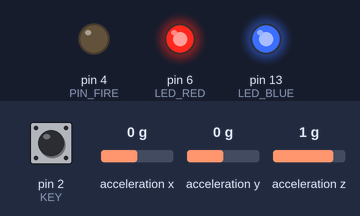
A sketch run on a simulated Arduino Nano, built with avr-gcc and run on an emulated ATmega328P. Shown: output pins drawn as LEDs (lit = HIGH). Wiring (inferred from the names in the program): MPU-6050 motion sensor at I2C address 0x68. Dashed ring = blinking. Inputs (shaded band) come from the test bench; at power-on: pin 2 (KEY) HIGH, acceleration x 0 g, acceleration y 0 g, acceleration z 1 g.

Above: at 0.1 s.
At 2.2 s:
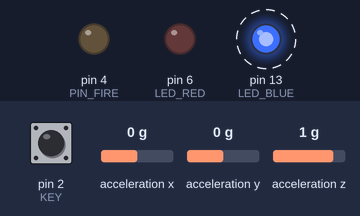
2.3 s: pin 2 (KEY) pulled LOW for 0.15 s
At 4.8 s:
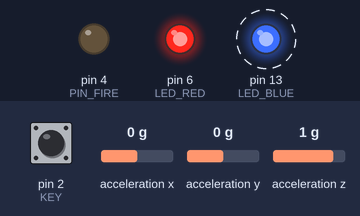
Timing chart, 0 to 11.4 s (numbered marks = the images above; inputs shaded):
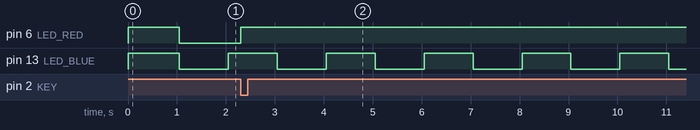

The sketch:

LRC328.ino
```cpp
// If you see this message, chances are you are using the Arduino IDE. That is ok.
// 这里实现基本的加速度触发，延时，开伞功能
```

LRC328.cpp
```cpp
/*
这里实现简单的加速度延时开伞
开机后不断读取加速度值，垂直方向加速度大于30M/S2时，启动倒计时
预设的时间到了以后，发出信号驱动MOS管烧断绳索释放弹簧开伞
*/

#include "config.h"
#include "Sensors.h"
#include "LRC328.h"

int Voltage;

uint8_t TimerStart = 0;

uint8_t WakeUp = 0;

uint16_t Timer = 0;

uint8_t RedBlink = 0;

uint8_t rawADC[6];

uint16_t ACC_X, ACC_Y, ACC_Z;

imu_t imu;

unsigned long previous_millis_fast;
unsigned long millis_ONE_HZ, millis_TWO_HZ, millis_FOUR_HZ;

void LED_BLUE_BLINK(){
  if(RedBlink){
    RedBlink = 0;
    digitalWrite(LED_BLUE,LOW);
  }
  else{
    RedBlink = 1;
    digitalWrite(LED_BLUE,HIGH);
  }
}

void LED_BLUE_Indicator(uint8_t num){
  uint8_t i;
  digitalWrite(LED_BLUE,LOW);
  delay(500);
  for(i=0;i<num;i++){
    digitalWrite(LED_BLUE,HIGH);
    delay(180);
    digitalWrite(LED_BLUE,LOW);
    delay(180);
  }
}

void setup(){
  pinMode(KEY, INPUT_PULLUP);
  pinMode(LED_RED, OUTPUT);
  pinMode(LED_BLUE, OUTPUT);
  pinMode(PIN_FIRE, OUTPUT);
  pinMode(VOT_PIN, INPUT);
  analogReference(INTERNAL);

  digitalWrite(LED_RED,HIGH);
  digitalWrite(LED_BLUE,HIGH);
  digitalWrite(PIN_FIRE,LOW);

  Voltage = analogRead(VOT_PIN);

  #if defined(DEBUG)
    Serial.begin(115200);
    Serial.print("Hello");
    Serial.print("\n");
    Serial.print("Voltage Reads: ");
    Serial.print(Voltage);
    Serial.print("\n");
  #endif

  initSensors();
  delay(1000);

  digitalWrite(LED_RED,LOW);
  digitalWrite(LED_BLUE,LOW);

  millis_ONE_HZ = millis();
  millis_TWO_HZ = millis();
  millis_FOUR_HZ = millis();
  previous_millis_fast = millis();
}

void loop()
{
  unsigned long currentMillis;
  currentMillis = millis();
  //1Hz loop
  if((currentMillis - millis_ONE_HZ) >= 1000)
  {
    millis_ONE_HZ += 1000;
    if(!WakeUp)
      LED_BLUE_BLINK();
  }
  //2Hz loop
  if((currentMillis - millis_TWO_HZ) >= 500)
  {
    millis_TWO_HZ += 500;
    if( WakeUp &&(!TimerStart))
      LED_BLUE_BLINK();
  }
  //4Hz loop
  if((currentMillis - millis_FOUR_HZ) >= 250)
  {
    millis_FOUR_HZ += 250;
    if(TimerStart)
      LED_BLUE_BLINK();
  }
  //20Hz loop
  if((currentMillis - previous_millis_fast) >= 50)
  {
    previous_millis_fast += 50;

    if((!WakeUp)&&(digitalRead(KEY)==LOW))
    {
      if((imu.accADC[YAW]<400)||(imu.accADC[YAW]>600))
      {
        digitalWrite(LED_RED,HIGH);
        #if defined(DEBUG)
        Serial.print("Acc value reads error");
        Serial.print("\n");
        #endif
      }
      else
      {
        digitalWrite(LED_RED,LOW);
        WakeUp = 1;
        #if defined(DEBUG)
        Serial.print("Check ACC value...");
        Serial.print("\n");
        #endif
      }
    }

    ACC_getADC();
    #if defined(DEBUG)
      Serial.print(imu.accADC[ROLL]); Serial.print("\t");
      Serial.print(imu.accADC[PITCH]); Serial.print("\t");
      Serial.print(imu.accADC[YAW]); Serial.print("\n");
    #endif

    if(WakeUp)
    {
      if(imu.accADC[YAW] > ACC_Triggle) {
        if(!TimerStart)
          TimerStart = 1;
      }
      if(TimerStart)  Timer++;

      if(Timer > TimerDelay)
      {
        #if defined(DEBUG)
        Serial.print("Boom!");
        Serial.print("\n");
        #endif
        digitalWrite(LED_BLUE,LOW);
        TimerStart = 0;
        Timer = 0;
        WakeUp = 0;
        digitalWrite(PIN_FIRE,HIGH);
        delay(SwitchOnTime);
        digitalWrite(PIN_FIRE,LOW);
      }
    }
  }
}
```

LRC328.h
```cpp
#ifndef LRC328_H_
#define LRC328_H_

#include "Arduino.h"

typedef struct {
  int16_t  accSmooth[3];
  int16_t  gyroData[3];
  int16_t  magADC[3];
  int16_t  gyroADC[3];
  int16_t  accADC[3];
} imu_t;

enum rc {
  ROLL,
  PITCH,
  YAW
};

#endif /* LRC328_H_ */
```

Sensors.cpp
```cpp
#include "Arduino.h"
#include "config.h"
#include "Sensors.h"

#if !defined(MPU6050_ADDRESS)
  #define MPU6050_ADDRESS     0x68 // address pin AD0 low (GND), default for FreeIMU v0.4 and InvenSense evaluation board
  //#define MPU6050_ADDRESS     0x69 // address pin AD0 high (VCC)
#endif

uint16_t i2c_errors_count = 0;

extern uint8_t rawADC[6];

//---------------------------I2C Functions---------------------------
void i2c_init(void) {
  TWSR = 0;                                    // no prescaler => prescaler = 1
  TWBR = ((F_CPU / 400000) - 16) / 2;          // set the I2C clock rate to 400kHz
  TWCR = 1<<TWEN;                              // enable twi module, no interrupt
  i2c_errors_count = 0;
}

void __attribute__ ((noinline)) waitTransmissionI2C(uint8_t twcr) {
  TWCR = twcr;
  uint8_t count = 255;
  while (!(TWCR & (1<<TWINT))) {
    count--;
    if (count==0) {              //we are in a blocking state => we don't insist
      TWCR = 0;                  //and we force a reset on TWINT register
      #if defined(WMP)
      neutralizeTime = micros(); //we take a timestamp here to neutralize the value during a short delay
      #endif
      i2c_errors_count++;
      break;
    }
  }
}

void i2c_rep_start(uint8_t address) {
  waitTransmissionI2C((1<<TWINT) | (1<<TWSTA) | (1<<TWEN)); // send REPEAT START condition and wait until transmission completed
  TWDR = address;                                           // send device address
  waitTransmissionI2C((1<<TWINT) | (1<<TWEN));              // wail until transmission completed
}

void i2c_stop(void) {
  TWCR = (1 << TWINT) | (1 << TWEN) | (1 << TWSTO);
  //  while(TWCR & (1<<TWSTO));                // <- can produce a blocking state with some WMP clones
}

void i2c_write(uint8_t data ) {
  TWDR = data;                                 // send data to the previously addressed device
  waitTransmissionI2C((1<<TWINT) | (1<<TWEN));
}

uint8_t i2c_readAck() {
  waitTransmissionI2C((1<<TWINT) | (1<<TWEN) | (1<<TWEA));
  return TWDR;
}

uint8_t i2c_readNak() {
  waitTransmissionI2C((1<<TWINT) | (1<<TWEN));
  uint8_t r = TWDR;
  i2c_stop();
  return r;
}

void i2c_read_reg_to_buf(uint8_t add, uint8_t reg, uint8_t *buf, uint8_t size) {
  i2c_rep_start(add<<1); // I2C write direction
  i2c_write(reg);        // register selection
  i2c_rep_start((add<<1) | 1);  // I2C read direction
  uint8_t *b = buf;
  while (--size) *b++ = i2c_readAck(); // acknowledge all but the final byte
  *b = i2c_readNak();
}

void i2c_getSixRawADC(uint8_t add, uint8_t reg) {
  i2c_read_reg_to_buf(add, reg, rawADC, 6);
}


void i2c_writeReg(uint8_t add, uint8_t reg, uint8_t val) {
  i2c_rep_start(add<<1); // I2C write direction
  i2c_write(reg);        // register selection
  i2c_write(val);        // value to write in register
  i2c_stop();
}

uint8_t i2c_readReg(uint8_t add, uint8_t reg) {
  uint8_t val;
  i2c_read_reg_to_buf(add, reg, &val, 1);
  return val;
}
//---------------------------END of I2C Functions---------------------------

//---------------------------MPU6050 Functions---------------------------
static void Gyro_init() {
  i2c_writeReg(MPU6050_ADDRESS, 0x6B, 0x80);             //PWR_MGMT_1    -- DEVICE_RESET 1
  delay(50);
  i2c_writeReg(MPU6050_ADDRESS, 0x6B, 0x03);             //PWR_MGMT_1    -- SLEEP 0; CYCLE 0; TEMP_DIS 0; CLKSEL 3 (PLL with Z Gyro reference)
  i2c_writeReg(MPU6050_ADDRESS, 0x1A, GYRO_DLPF_CFG);    //CONFIG        -- EXT_SYNC_SET 0 (disable input pin for data sync) ; default DLPF_CFG = 0 => ACC bandwidth = 260Hz  GYRO bandwidth = 256Hz)
  i2c_writeReg(MPU6050_ADDRESS, 0x1B, 0x18);             //GYRO_CONFIG   -- FS_SEL = 3: Full scale set to 2000 deg/sec
  // enable I2C bypass for AUX I2C
  #if defined(MAG)
    i2c_writeReg(MPU6050_ADDRESS, 0x37, 0x02);           //INT_PIN_CFG   -- INT_LEVEL=0 ; INT_OPEN=0 ; LATCH_INT_EN=0 ; INT_RD_CLEAR=0 ; FSYNC_INT_LEVEL=0 ; FSYNC_INT_EN=0 ; I2C_BYPASS_EN=1 ; CLKOUT_EN=0
  #endif
}

void Gyro_getADC () {
  i2c_getSixRawADC(MPU6050_ADDRESS, 0x43);
  GYRO_ORIENTATION( ((rawADC[0]<<8) | rawADC[1])>>2 , // range: +/- 8192; +/- 2000 deg/sec
                    ((rawADC[2]<<8) | rawADC[3])>>2 ,
                    ((rawADC[4]<<8) | rawADC[5])>>2 );
  //GYRO_Common();
}

static void ACC_init () {
  i2c_writeReg(MPU6050_ADDRESS, 0x1C, 0x10);             //ACCEL_CONFIG  -- AFS_SEL=2 (Full Scale = +/-8G)  ; ACCELL_HPF=0   //note something is wrong in the spec.
  //note: something seems to be wrong in the spec here. With AFS=2 1G = 4096 but according to my measurement: 1G=2048 (and 2048/8 = 256)
  //confirmed here: http://www.multiwii.com/forum/viewtopic.php?f=8&t=1080&start=10#p7480

  #if defined(MPU6050_I2C_AUX_MASTER)
    //at this stage, the MAG is configured via the original MAG init function in I2C bypass mode
    //now we configure MPU as a I2C Master device to handle the MAG via the I2C AUX port (done here for HMC5883)
    i2c_writeReg(MPU6050_ADDRESS, 0x6A, 0b00100000);       //USER_CTRL     -- DMP_EN=0 ; FIFO_EN=0 ; I2C_MST_EN=1 (I2C master mode) ; I2C_IF_DIS=0 ; FIFO_RESET=0 ; I2C_MST_RESET=0 ; SIG_COND_RESET=0
    i2c_writeReg(MPU6050_ADDRESS, 0x37, 0x00);             //INT_PIN_CFG   -- INT_LEVEL=0 ; INT_OPEN=0 ; LATCH_INT_EN=0 ; INT_RD_CLEAR=0 ; FSYNC_INT_LEVEL=0 ; FSYNC_INT_EN=0 ; I2C_BYPASS_EN=0 ; CLKOUT_EN=0
    i2c_writeReg(MPU6050_ADDRESS, 0x24, 0x0D);             //I2C_MST_CTRL  -- MULT_MST_EN=0 ; WAIT_FOR_ES=0 ; SLV_3_FIFO_EN=0 ; I2C_MST_P_NSR=0 ; I2C_MST_CLK=13 (I2C slave speed bus = 400kHz)
    i2c_writeReg(MPU6050_ADDRESS, 0x25, 0x80|MAG_ADDRESS);//I2C_SLV0_ADDR -- I2C_SLV4_RW=1 (read operation) ; I2C_SLV4_ADDR=MAG_ADDRESS
    i2c_writeReg(MPU6050_ADDRESS, 0x26, MAG_DATA_REGISTER);//I2C_SLV0_REG  -- 6 data bytes of MAG are stored in 6 registers. First register address is MAG_DATA_REGISTER
    i2c_writeReg(MPU6050_ADDRESS, 0x27, 0x86);             //I2C_SLV0_CTRL -- I2C_SLV0_EN=1 ; I2C_SLV0_BYTE_SW=0 ; I2C_SLV0_REG_DIS=0 ; I2C_SLV0_GRP=0 ; I2C_SLV0_LEN=3 (3x2 bytes)
  #endif
}

void ACC_getADC () {
  i2c_getSixRawADC(MPU6050_ADDRESS, 0x3B);
  ACC_ORIENTATION( ((rawADC[0]<<8) | rawADC[1])>>3 ,
                   ((rawADC[2]<<8) | rawADC[3])>>3 ,
                   ((rawADC[4]<<8) | rawADC[5])>>3 );
  //ACC_Common();
}

void initS() {
  i2c_init();
  Gyro_init();
  //Baro_init();
  //Mag_init();
  ACC_init();
}

void initSensors() {
  uint8_t c = 5;
  while(c) { // We try several times to init all sensors without any i2c errors. An I2C error at this stage might results in a wrong sensor settings
    c--;
    initS();
    if (i2c_errors_count == 0) break; // no error during init => init ok
  }
}
```

Sensors.h
```cpp
#ifndef SENSORS_H_
#define SENSORS_H_

#include "LRC328.h"

extern imu_t imu;

void ACC_getADC ();
void Gyro_getADC ();

void initSensors();
void i2c_rep_start(uint8_t address);
void i2c_write(uint8_t data );
void i2c_stop(void);
void i2c_write(uint8_t data );
void i2c_writeReg(uint8_t add, uint8_t reg, uint8_t val);
uint8_t i2c_readReg(uint8_t add, uint8_t reg);
uint8_t i2c_readAck();
uint8_t i2c_readNak();

void i2c_read_reg_to_buf(uint8_t add, uint8_t reg, uint8_t *buf, uint8_t size);


#if defined(MPU6050)
  #if defined(FREEIMUv04)
    #define ACC_1G 255
  #else
    #define ACC_1G 512
  #endif
#endif
#if !defined(ACC_1G)
  #define ACC_1G 256
#endif
#define ACCZ_25deg   (int16_t)(ACC_1G * 0.90631) // 0.90631 = cos(25deg) (cos(theta) of accZ comparison)
#define ACC_VelScale (9.80665f / 10000.0f / ACC_1G)

// GYRO SCALE: we ignore the last 2 bits and convert it for rad/s
#if defined(MPU6050) || defined(MPU3050)
  #define GYRO_SCALE (4 / 16.4 * PI / 180.0 / 1000000.0) //16.4 LSB = 1 deg/s
#endif

#endif /* SENSORS_H_ */
```

config.h
```cpp
#ifndef CONFIG_H_
#define CONFIG_H_

//#define DEBUG

#define GYRO_DLPF_CFG   0 //Default settings LPF 256Hz/8000Hz sample

/*default for GY-87 installed flat
#define ACC_ORIENTATION(X, Y, Z)  {imu.accADC[ROLL]  = -X; imu.accADC[PITCH]  = -Y; imu.accADC[YAW]  =  Z;}
#define GYRO_ORIENTATION(X, Y, Z) {imu.gyroADC[ROLL] =  Y; imu.gyroADC[PITCH] = -X; imu.gyroADC[YAW] = -Z;}
#define MAG_ORIENTATION(X, Y, Z)  {imu.magADC[ROLL]  =  X; imu.magADC[PITCH]  =  Y; imu.magADC[YAW]  = -Z;}
*/

#define ACC_ORIENTATION(X, Y, Z)  {imu.accADC[ROLL]  = -X; imu.accADC[PITCH]  = -Z; imu.accADC[YAW]  =  Y;}
#define GYRO_ORIENTATION(X, Y, Z) {imu.gyroADC[ROLL] =  Y; imu.gyroADC[PITCH] = -X; imu.gyroADC[YAW] = -Z;}

#define ACC_Triggle   1500 //1G is 512, 3G is 1536

//#define TimerDelay  140 //20 is 1 second
#define TimerDelay  54  //around 2.7s

#define SwitchOnTime  1000

#define LED_RED   6
#define LED_BLUE  13
#define PIN_FIRE  4
#define VOT_PIN   A7
#define KEY       2

#endif /* CONFIG_H_ */
```

Measured:
- after the input at 2.3 s, pin 6 (LED_RED): LOW → HIGH at once
- by itself, pin 13 (LED_BLUE): alternates HIGH for 1.0 s and LOW for 1.0 s
